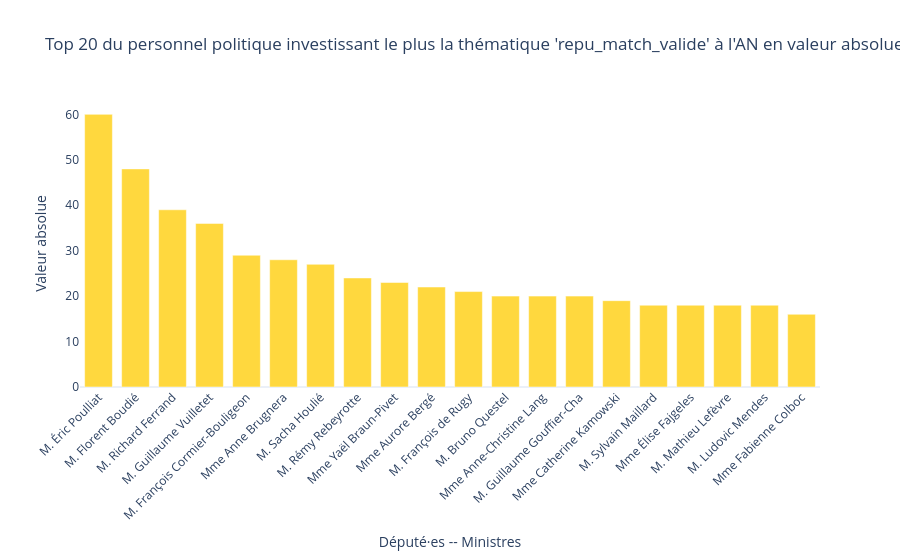

This figure's notebook cell:
### Code cell
diachronique_personnelpo_va(df, couleurs_groupes, top_n=20, colonne_condition = "repu_match_valide", colonne_groupe="affiliation_et_gouv", préfixe="thématique")

### Figure 1 — Plotly figure (JSON) as saved in the notebook; plotly's stock layout.template omitted (floating-point values rounded to 4 significant figures)
{"data": [{"hovertemplate": "<b>M. Éric Poulliat</b><br>Groupe : M. Éric Poulliat<br>Occurrences : 60", "marker": {"color": "#FFD83E"}, "name": "M. Éric Poulliat", "showlegend": false, "type": "bar", "x": ["M. Éric Poulliat"], "y": [60]}, {"hovertemplate": "<b>M. Florent Boudié</b><br>Groupe : M. Florent Boudié<br>Occurrences : 48", "marker": {"color": "#FFD83E"}, "name": "M. Florent Boudié", "showlegend": false, "type": "bar", "x": ["M. Florent Boudié"], "y": [48]}, {"hovertemplate": "<b>M. Richard Ferrand</b><br>Groupe : M. Richard Ferrand<br>Occurrences : 39", "marker": {"color": "#FFD83E"}, "name": "M. Richard Ferrand", "showlegend": false, "type": "bar", "x": ["M. Richard Ferrand"], "y": [39]}, {"hovertemplate": "<b>M. Guillaume Vuilletet</b><br>Groupe : M. Guillaume Vuilletet<br>Occurrences : 36", "marker": {"color": "#FFD83E"}, "name": "M. Guillaume Vuilletet", "showlegend": false, "type": "bar", "x": ["M. Guillaume Vuilletet"], "y": [36]}, {"hovertemplate": "<b>M. François Cormier-Bouligeon</b><br>Groupe : M. François Cormier-Bouligeon<br>Occurrences : 29", "marker": {"color": "#FFD83E"}, "name": "M. François Cormier-Bouligeon", "showlegend": false, "type": "bar", "x": ["M. François Cormier-Bouligeon"], "y": [29]}, {"hovertemplate": "<b>Mme Anne Brugnera</b><br>Groupe : Mme Anne Brugnera<br>Occurrences : 28", "marker": {"color": "#FFD83E"}, "name": "Mme Anne Brugnera", "showlegend": false, "type": "bar", "x": ["Mme Anne Brugnera"], "y": [28]}, {"hovertemplate": "<b>M. Sacha Houlié</b><br>Groupe : M. Sacha Houlié<br>Occurrences : 27", "marker": {"color": "#FFD83E"}, "name": "M. Sacha Houlié", "showlegend": false, "type": "bar", "x": ["M. Sacha Houlié"], "y": [27]}, {"hovertemplate": "<b>M. Rémy Rebeyrotte</b><br>Groupe : M. Rémy Rebeyrotte<br>Occurrences : 24", "marker": {"color": "#FFD83E"}, "name": "M. Rémy Rebeyrotte", "showlegend": false, "type": "bar", "x": ["M. Rémy Rebeyrotte"], "y": [24]}, {"hovertemplate": "<b>Mme Yaël Braun-Pivet</b><br>Groupe : Mme Yaël Braun-Pivet<br>Occurrences : 23", "marker": {"color": "#FFD83E"}, "name": "Mme Yaël Braun-Pivet", "showlegend": false, "type": "bar", "x": ["Mme Yaël Braun-Pivet"], "y": [23]}, {"hovertemplate": "<b>Mme Aurore Bergé</b><br>Groupe : Mme Aurore Bergé<br>Occurrences : 22", "marker": {"color": "#FFD83E"}, "name": "Mme Aurore Bergé", "showlegend": false, "type": "bar", "x": ["Mme Aurore Bergé"], "y": [22]}, {"hovertemplate": "<b>M. François de Rugy</b><br>Groupe : M. François de Rugy<br>Occurrences : 21", "marker": {"color": "#FFD83E"}, "name": "M. François de Rugy", "showlegend": false, "type": "bar", "x": ["M. François de Rugy"], "y": [21]}, {"hovertemplate": "<b>M. Bruno Questel</b><br>Groupe : M. Bruno Questel<br>Occurrences : 20", "marker": {"color": "#FFD83E"}, "name": "M. Bruno Questel", "showlegend": false, "type": "bar", "x": ["M. Bruno Questel"], "y": [20]}, {"hovertemplate": "<b>Mme Anne-Christine Lang</b><br>Groupe : Mme Anne-Christine Lang<br>Occurrences : 20", "marker": {"color": "#FFD83E"}, "name": "Mme Anne-Christine Lang", "showlegend": false, "type": "bar", "x": ["Mme Anne-Christine Lang"], "y": [20]}, {"hovertemplate": "<b>M. Guillaume Gouffier-Cha</b><br>Groupe : M. Guillaume Gouffier-Cha<br>Occurrences : 20", "marker": {"color": "#FFD83E"}, "name": "M. Guillaume Gouffier-Cha", "showlegend": false, "type": "bar", "x": ["M. Guillaume Gouffier-Cha"], "y": [20]}, {"hovertemplate": "<b>Mme Catherine Kamowski</b><br>Groupe : Mme Catherine Kamowski<br>Occurrences : 19", "marker": {"color": "#FFD83E"}, "name": "Mme Catherine Kamowski", "showlegend": false, "type": "bar", "x": ["Mme Catherine Kamowski"], "y": [19]}, {"hovertemplate": "<b>M. Sylvain Maillard</b><br>Groupe : M. Sylvain Maillard<br>Occurrences : 18", "marker": {"color": "#FFD83E"}, "name": "M. Sylvain Maillard", "showlegend": false, "type": "bar", "x": ["M. Sylvain Maillard"], "y": [18]}, {"hovertemplate": "<b>Mme Élise Fajgeles</b><br>Groupe : Mme Élise Fajgeles<br>Occurrences : 18", "marker": {"color": "#FFD83E"}, "name": "Mme Élise Fajgeles", "showlegend": false, "type": "bar", "x": ["Mme Élise Fajgeles"], "y": [18]}, {"hovertemplate": "<b>M. Mathieu Lefèvre</b><br>Groupe : M. Mathieu Lefèvre<br>Occurrences : 18", "marker": {"color": "#FFD83E"}, "name": "M. Mathieu Lefèvre", "showlegend": false, "type": "bar", "x": ["M. Mathieu Lefèvre"], "y": [18]}, {"hovertemplate": "<b>M. Ludovic Mendes</b><br>Groupe : M. Ludovic Mendes<br>Occurrences : 18", "marker": {"color": "#FFD83E"}, "name": "M. Ludovic Mendes", "showlegend": false, "type": "bar", "x": ["M. Ludovic Mendes"], "y": [18]}, {"hovertemplate": "<b>Mme Fabienne Colboc</b><br>Groupe : Mme Fabienne Colboc<br>Occurrences : 16", "marker": {"color": "#FFD83E"}, "name": "Mme Fabienne Colboc", "showlegend": false, "type": "bar", "x": ["Mme Fabienne Colboc"], "y": [16]}], "layout": {"bargap": 0.25, "title": {"text": "Top 20 du personnel politique investissant le plus la thématique 'repu_match_valide' à l'AN en valeur absolue (A)"}, "xaxis": {"tickangle": -45, "title": {"text": "Député·es -- Ministres"}}, "yaxis": {"showgrid": false, "title": {"text": "Valeur absolue"}}}}
